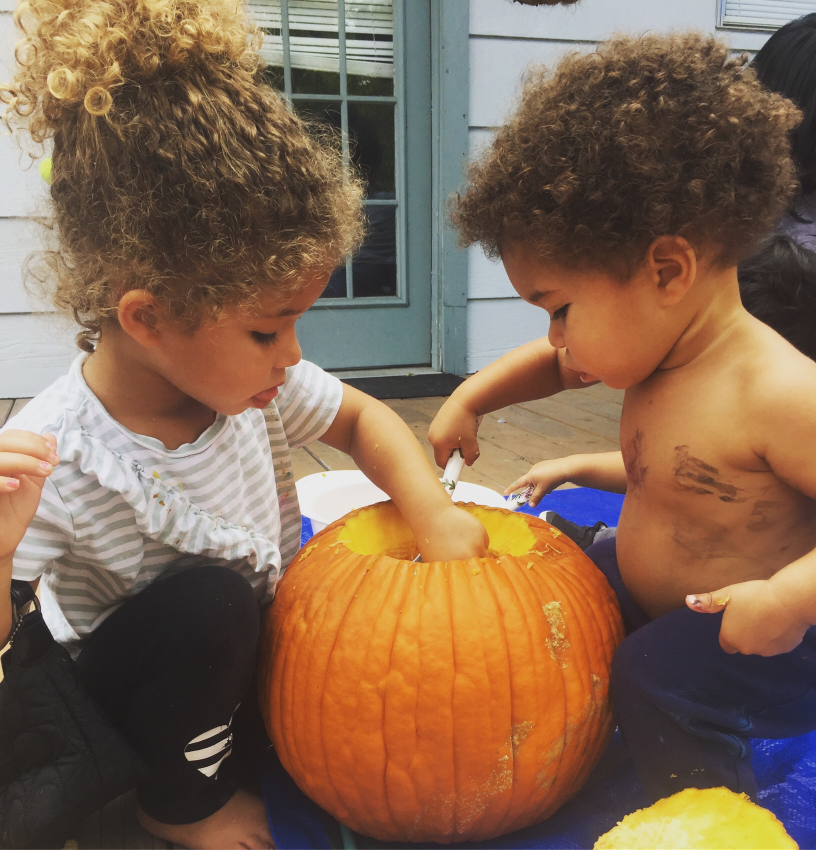
#> input picture test.jpg, 2448 x 2549 px (shown at 1/3 size)
$ jupyter execute color.ipynb   (shell and % lines are left out)
#> lines starting #> are read from the running program, lines starting #| are printed output that depends on the picture
[cell 1]
#Import
from sklearn.cluster import KMeans
import matplotlib.pyplot as plt
import numpy as np
import cv2
from collections import Counter
from skimage.color import rgb2lab, deltaE_cie76
import os

[cell 2]
#use this as a labeling tool
art = 'test.jpg' # enter in path to image you want

[cell 3]
# [4 lines of commented-out code are left out]

[cell 4]
#image = cv2.cvtColor(image, cv2.COLOR_BGR2RGB)
#plt.imshow(image)

[cell 5]
def RGB2HEX(color):
    return "#{:02x}{:02x}{:02x}".format(int(color[0]), int(color[1]), int(color[2]))

[cell 6]
def get_image(image_path):
#> called with image_path = 'test.jpg'
    image = cv2.imread(image_path)
#> image is the input picture: shape (2549, 2448, 3); mean B, G, R 82.2, 103.7, 131.5
    image = cv2.cvtColor(image, cv2.COLOR_BGR2RGB)
    return image

[cell 7]
def get_colors(image, number_of_colors, show_chart):

#> called with number_of_colors = 5, show_chart = True
    modified_image = cv2.resize(image, (600, 400), interpolation = cv2.INTER_AREA)
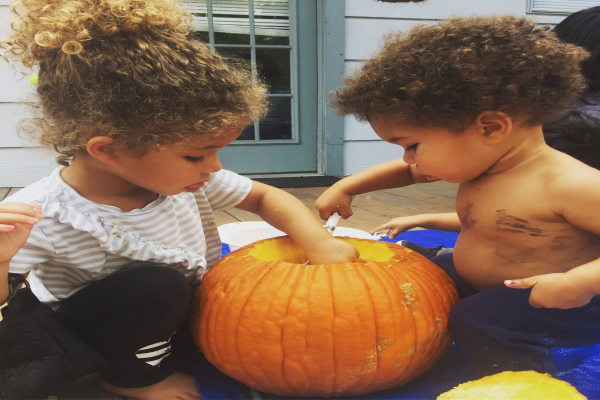
#> modified_image: shape (400, 600, 3); mean R, G, B 131.5, 103.7, 82.2
    modified_image = modified_image.reshape(modified_image.shape[0]*modified_image.shape[1], 3)

    clf = KMeans(n_clusters = number_of_colors)
    labels = clf.fit_predict(modified_image)

    counts = Counter(labels)
#> counts = {4: 36393, 0: 37296, 2: 53627, 3: 25081, 1: 87603}
    # sort to ensure correct color percentage
    counts = dict(sorted(counts.items()))
#> counts = {0: 37296, 1: 87603, 2: 53627, 3: 25081, 4: 36393}

    center_colors = clf.cluster_centers_
    # We get ordered colors by iterating through the keys
    ordered_colors = [center_colors[i] for i in counts.keys()]
#> ordered_colors = [[208.5, 149.7, 75.54], [58.41, 47.69, 45.13], [153.3, 88.23, 54.13], [121, 125.8, 127.5], [204.3, 199.6, 188.8]]
    hex_colors = [RGB2HEX(ordered_colors[i]) for i in counts.keys()]
#> hex_colors = ['#d0954b', '#3a2f2d', '#995836', '#797d7f', '#ccc7bc']
    rgb_colors = [ordered_colors[i] for i in counts.keys()]
#> rgb_colors has the same summary as ordered_colors

    if (show_chart):
        plt.figure(figsize = (8, 6))
        plt.pie(counts.values(), labels = hex_colors, colors = hex_colors)

    return rgb_colors

[cell 8]
#run this to get the distribution of color that make up the image.
#I chose to select the top 5 colors
#https://towardsdatascience.com/color-identification-in-images-machine-learning-application-b26e770c4c71
palette = get_colors(get_image('test.jpg'), 5, True)
#> palette has the same summary as ordered_colors in get_colors
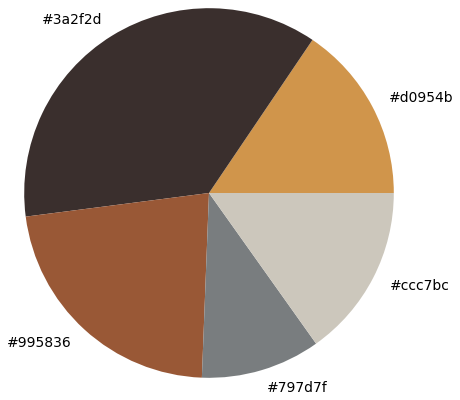
#> figure drawn by matplotlib, 1 panel
